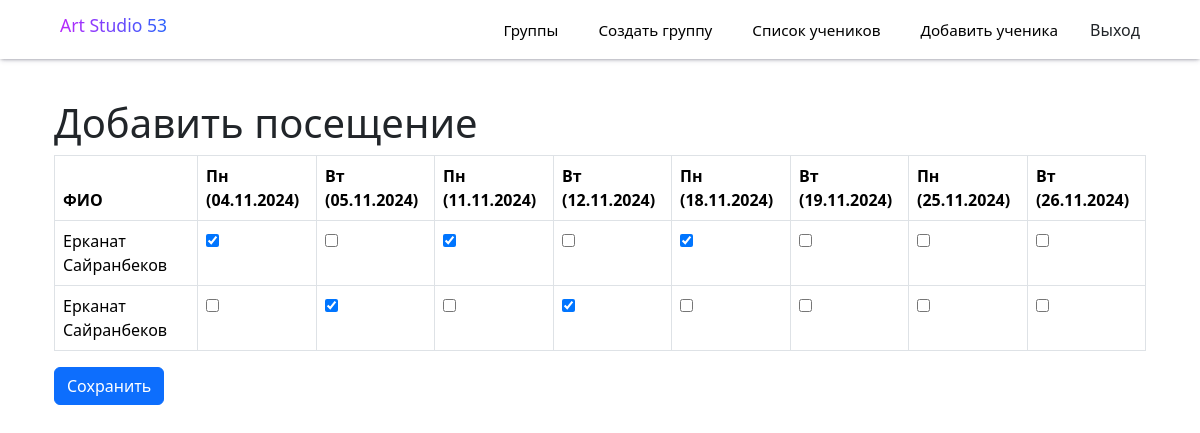
The app's page /attendance/5/ (signed in) with its own data.
### app/models.py (models this page shows, shortened)
class Customer(models.Model):
    first_name = models.CharField(max_length=100, verbose_name='Имя')
    last_name = models.CharField(max_length=100, verbose_name='Фамилия')
    date_of_birth = models.DateField(verbose_name='Дата рождения')
    phone_number = models.CharField(max_length=20, verbose_name='Номер телефона')
    group = models.ForeignKey(Group, on_delete=models.CASCADE, verbose_name='Группа')
    class Meta:
        verbose_name = 'Клиент'
        verbose_name_plural = 'Клиенты'

### app/views.py (the view, shortened to what this page needs)
# urls.py: path('attendance/<int:group_id>/', AttendanceView.as_view(), name='attendance'),
class AttendanceView(LoginRequiredMixin, CreateView):
    model = Attendance
    login_url = reverse_lazy('login')
    form_class = AttendanceForm
    template_name = 'attendance_form.html'
    success_url = reverse_lazy('group_list')
    def get_group(self, group_id):
        return get_object_or_404(Group, id=group_id)
    def get(self, request, *args, **kwargs):
        self.group = self.get_group(kwargs['group_id'])
        return super().get(request, *args, **kwargs)
    def get_context_data(self, **kwargs):
        context = super().get_context_data(**kwargs)
        customers = Customer.objects.filter(group=self.group)
        today = datetime.date.today()
        year, month = today.year, today.month
        last_day = cld.monthrange(year, month)[1]
        attendance_records = Attendance.objects.filter(
            group=self.group,
            date__month=month,
            date__year=year
        ).select_related('customer')
        attendance_dict = {}
        for record in attendance_records:
            customer_id = record.customer.id
            if customer_id not in attendance_dict:
                attendance_dict[customer_id] = {}
            attendance_dict[customer_id][record.date.strftime('%d.%m.%Y')] = record.is_present
        print(attendance_dict)
        days_of_week = {DAYS_OF_WEEK[day.strip().lower()] for day in self.group.weekdays.split(',')}
        today = datetime.date.today()
        year, month = today.year, today.month
        last_day = cld.monthrange(year, month)[1]
        calendar = [
            datetime.date(year, month, day)
            for day in range(1, last_day + 1)
            if datetime.date(year, month, day).strftime('%A').lower() in days_of_week
        ]
        context.update({
            'calendar': calendar,
            'header': 'Добавить посещение',
            'customers': customers,
            'attendance_records': attendance_dict
        })
        return context

### app/forms.py
class AttendanceForm(ModelForm):
    class Meta:
        model = Attendance
        fields = '__all__'

### app/templatetags/attendance_tags.py (called while the page is built)
@register.filter
def get_item(dictionary, key):
    if isinstance(dictionary, dict):
        return dictionary.get(key)
    return None

### templates/attendance_form.html (shortened to what this page needs)
{% extends 'base.html' %}
{% load attendance_tags %}
{% block content %}
    <div class="container">
        <h1>{{ header }}</h1>
        <form method="post">
            <table class="table table-bordered table-hover">
                <thead class="thead-light">
                    <tr>
                        <th>ФИО</th>
                        {% for day in calendar %}
                            <th>{{ day|date:"D" }} ({{ day|date:"d.m.Y" }})</th>
                        {% endfor %}
                    </tr>
                </thead>
                <tbody>
                    {% for customer in customers %}
                        <tr>
                            <td>{{ customer.first_name }} {{ customer.last_name }}</td>
                            {% for day in calendar %}
                                {% with date=day|date:"d.m.Y" %}
                                <td>
                                    {% with attendance_record=attendance_records|get_item:customer.id %}
                                        <input
                                            type="checkbox"
                                            name="{{ customer.id }}-{{ day|date:'d.m.Y' }}"
                                            value="on"
                                            {% if attendance_record|get_item:date %}checked{% endif %}
                                        >
                                    {% endwith %}
                                </td>
                                {% endwith %}
                            {% endfor %}
                        </tr>
                    {% endfor %}
                </tbody>
            </table>
            <button type="submit" class="btn btn-primary">Сохранить</button>
        </form>
    </div>
{% endblock %}

### static/css/base.css (style rules this page uses)
* { box-sizing: border-box; -webkit-font-smoothing: antialiased; -moz-osx-font-smoothing: grayscale; }
body { padding: 0; margin: 0; font-family: "Poppins", sans-serif; }
.container { max-width: 90vw; margin: 0 auto; padding-top: 20px; }

### records on screen
Customer: first_name "Ерканат", last_name "Сайранбеков"
Customer: first_name "Ерканат", last_name "Сайранбеков"

### other values on screen
{{ header }} "Добавить посещение"
{{ day|date:"D" }} "Пн" "Вт" "Пн" "Вт" "Пн" "Вт" "Пн" "Вт"
{{ day|date:"d.m.Y" }} "04.11.2024" "05.11.2024" "11.11.2024" "12.11.2024" "18.11.2024" "19.11.2024" "25.11.2024" "26.11.2024"
